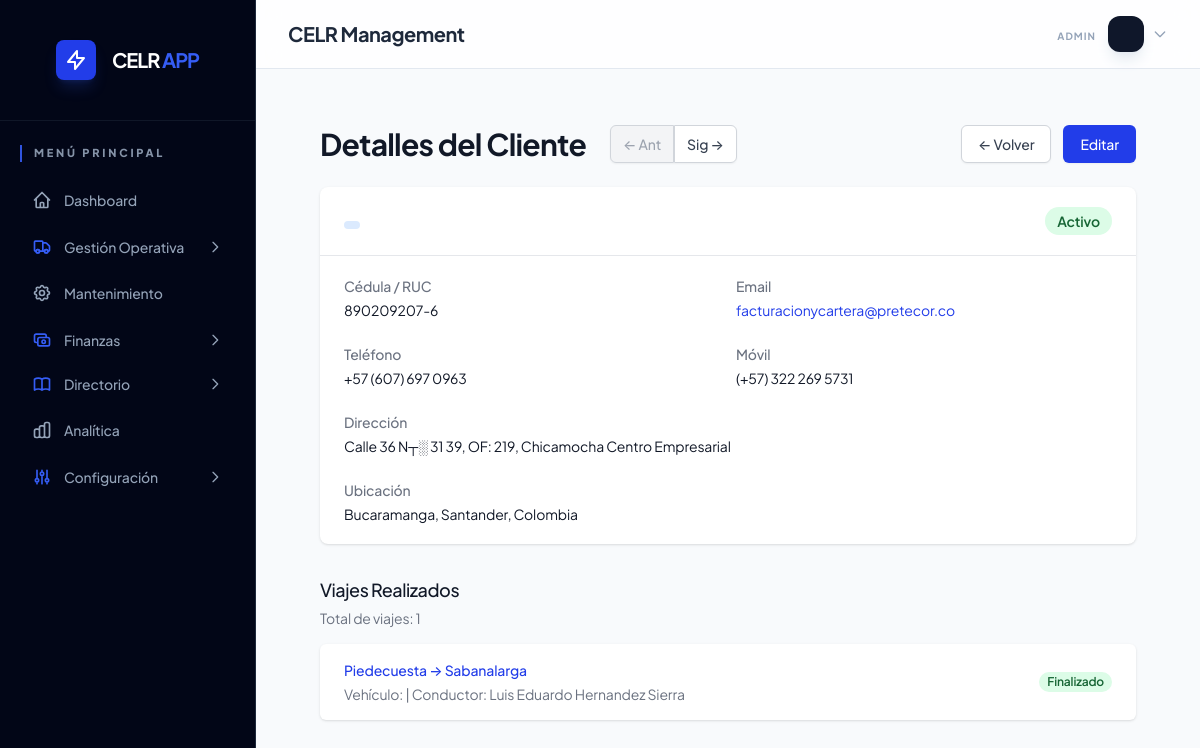
The app's page /client_details.php?id=2 (signed in) with its own data.
### tables this page shows
CREATE TABLE `clients` (
  `id` int(11) NOT NULL AUTO_INCREMENT,
  `person_type` enum('F+�sica','Jur+�dica') NOT NULL,
  `firstname` varchar(100) DEFAULT NULL,
  `lastname1` varchar(100) DEFAULT NULL,
  `lastname2` varchar(100) DEFAULT NULL,
  `business_name` varchar(200) DEFAULT NULL,
  `legal_id` varchar(50) DEFAULT NULL,
  `email` varchar(150) DEFAULT NULL,
  `phone` varchar(20) DEFAULT NULL,
  `mobile` varchar(20) DEFAULT NULL,
  `address` text DEFAULT NULL,
  `country` varchar(100) DEFAULT 'Costa Rica',
  `department` varchar(100) DEFAULT NULL,
  `city` varchar(100) DEFAULT NULL,
  `postal_code` varchar(20) DEFAULT NULL,
  `notes` text DEFAULT NULL,
  `active` tinyint(1) DEFAULT 1,
  `created_at` timestamp NOT NULL DEFAULT current_timestamp(),
  `updated_at` timestamp NOT NULL DEFAULT current_timestamp() ON UPDATE current_timestamp(),
  PRIMARY KEY (`id`),
  KEY `idx_person_type` (`person_type`),
  KEY `idx_active` (`active`),
  KEY `idx_business_name` (`business_name`),
  KEY `idx_lastname` (`lastname1`),
  KEY `idx_clients_active` (`active`)
);

CREATE TABLE `trips` (
  `id` int(11) NOT NULL AUTO_INCREMENT,
  `trip_type` enum('urbano','nacional','internacional') NOT NULL,
  `vehicle_id` int(11) NOT NULL,
  `client_id` int(11) DEFAULT NULL,
  `driver_id` int(11) NOT NULL,
  `material_id` int(11) DEFAULT NULL,
  `origin_point_id` int(11) DEFAULT NULL,
  `origin` varchar(255) DEFAULT NULL,
  `origin_city_id` int(11) DEFAULT NULL,
  `origin_state_id` int(11) DEFAULT NULL,
  `destination_point_id` int(11) DEFAULT NULL,
  `destination` varchar(255) DEFAULT NULL,
  `destination_city_id` int(11) DEFAULT NULL,
  `destination_state_id` int(11) DEFAULT NULL,
  `date_load` date DEFAULT NULL,
  `date_unload` date DEFAULT NULL,
  `kms_start` decimal(10,2) DEFAULT 0.00,
  `kms_end` decimal(10,2) DEFAULT 0.00,
  `kms_total` decimal(10,2) DEFAULT 0.00,
  `manifest_company` varchar(255) DEFAULT NULL,
  `manifest_company_id` int(11) DEFAULT NULL,
  `manifest_number` varchar(100) DEFAULT NULL,
  `manifest_date` date DEFAULT NULL,
  `weight_declared` decimal(10,2) DEFAULT 0.00,
  `weight_origin` decimal(10,2) DEFAULT 0.00,
  `weight_dest` decimal(10,2) DEFAULT 0.00,
  `flete_bruto` decimal(15,2) DEFAULT 0.00,
  `percent_rete_fuente` decimal(5,2) DEFAULT 0.00,
  `value_rete_fuente` decimal(15,2) DEFAULT 0.00,
  `percent_rete_ica` decimal(5,2) DEFAULT 0.00,
  `percent_iva` decimal(5,2) DEFAULT 0.00,
  `percent_rete_iva` decimal(5,2) DEFAULT 0.00,
  `value_rete_ica` decimal(15,2) DEFAULT 0.00,
  `value_iva` decimal(15,2) DEFAULT 0.00,
  `value_rete_iva` decimal(15,2) DEFAULT 0.00,
  `percent_deductible_3` decimal(5,2) DEFAULT 0.00,
  `value_deductible_3` decimal(15,2) DEFAULT 0.00,
  `value_deductible_4` decimal(15,2) DEFAULT 0.00,
  `value_deductible_5` decimal(15,2) DEFAULT 0.00,
  `value_deductible_6` decimal(15,2) DEFAULT 0.00,
  `total_deductibles` decimal(15,2) DEFAULT 0.00,
  `flete_neto` decimal(15,2) DEFAULT 0.00,
  `advance_owner` decimal(15,2) DEFAULT 0.00,
  `advance_owner_responsible` varchar(255) DEFAULT NULL,
  `advance_manifest` decimal(15,2) DEFAULT 0.00,
  `advance_manifest_to_driver` tinyint(1) DEFAULT 0,
  `commission_percent` decimal(5,2) DEFAULT 0.00,
  `commission_value` decimal(15,2) DEFAULT 0.00,
  `final_pay_expected` decimal(15,2) DEFAULT 0.00,
  `final_pay_received` decimal(15,2) DEFAULT 0.00,
  `settlement_status` enum('Pending','Partial','Complete','Cancelled') DEFAULT 'Pending',
  `settlement_notes` text DEFAULT NULL,
  `created_at` timestamp NOT NULL DEFAULT current_timestamp(),
  `updated_at` timestamp NOT NULL DEFAULT current_timestamp() ON UPDATE current_timestamp(),
  `created_by` int(11) DEFAULT NULL,
  `status` enum('En Progreso','Entregado','Finalizado','Cancelado') DEFAULT 'En Progreso',
  `delivery_proof_url` varchar(255) DEFAULT NULL,
  `manifest_file` varchar(255) DEFAULT NULL,
  PRIMARY KEY (`id`),
  KEY `material_id` (`material_id`),
  KEY `manifest_company_id` (`manifest_company_id`),
  KEY `created_by` (`created_by`),
  KEY `idx_trips_vehicle` (`vehicle_id`),
  KEY `idx_trips_driver` (`driver_id`),
  KEY `idx_trips_status` (`status`),
  KEY `idx_trips_date_load` (`date_load`),
  KEY `idx_client_id` (`client_id`),
  KEY `idx_trips_client` (`client_id`),
  KEY `idx_trips_settlement` (`settlement_status`),
  KEY `idx_trips_report_monthly` (`date_load`,`status`),
  KEY `origin_city_id` (`origin_city_id`),
  KEY `origin_state_id` (`origin_state_id`),
  KEY `destination_city_id` (`destination_city_id`),
  KEY `destination_state_id` (`destination_state_id`),
  CONSTRAINT `fk_trips_client` FOREIGN KEY (`client_id`) REFERENCES `clients` (`id`),
  CONSTRAINT `trips_ibfk_1` FOREIGN KEY (`vehicle_id`) REFERENCES `vehicles` (`id`),
  CONSTRAINT `trips_ibfk_2` FOREIGN KEY (`driver_id`) REFERENCES `personnel` (`id`),
  CONSTRAINT `trips_ibfk_3` FOREIGN KEY (`material_id`) REFERENCES `materials` (`id`),
  CONSTRAINT `trips_ibfk_4` FOREIGN KEY (`manifest_company_id`) REFERENCES `manifest_companies` (`id`),
  CONSTRAINT `trips_ibfk_5` FOREIGN KEY (`created_by`) REFERENCES `users` (`id`) ON DELETE SET NULL,
  CONSTRAINT `trips_ibfk_6` FOREIGN KEY (`origin_city_id`) REFERENCES `loc_cities` (`id`),
  CONSTRAINT `trips_ibfk_7` FOREIGN KEY (`origin_state_id`) REFERENCES `loc_states` (`id`),
  CONSTRAINT `trips_ibfk_8` FOREIGN KEY (`destination_city_id`) REFERENCES `loc_cities` (`id`),
  CONSTRAINT `trips_ibfk_9` FOREIGN KEY (`destination_state_id`) REFERENCES `loc_states` (`id`)
);

### client_details.php (the view, shortened to what this page needs)
<?php
require_once 'includes/header.php';
$id = $_GET['id'] ?? null;
$stmt = $pdo->prepare("SELECT * FROM clients WHERE id = ?");
$stmt->execute([$id]);
$client = $stmt->fetch();
$stmtPrev = $pdo->prepare("SELECT MAX(id) FROM clients WHERE id < ?");
$stmtPrev->execute([$id]);
$prevId = $stmtPrev->fetchColumn();
$stmtNext = $pdo->prepare("SELECT MIN(id) FROM clients WHERE id > ?");
$stmtNext->execute([$id]);
$nextId = $stmtNext->fetchColumn();
$stmt = $pdo->prepare("SELECT COUNT(*) FROM trips WHERE client_id = ?");
$stmt->execute([$id]);
$tripsCount = $stmt->fetchColumn();
$stmt = $pdo->prepare("
    SELECT t.*, v.placa, CONCAT(p.firstname, ' ', p.lastname) as driver_name
    FROM trips t
    LEFT JOIN vehicles v ON t.vehicle_id = v.id
    LEFT JOIN personnel p ON t.driver_id = p.id
    WHERE t.client_id = ?
    ORDER BY t.created_at DESC
    LIMIT 5
");
$stmt->execute([$id]);
$recentTrips = $stmt->fetchAll();
?>
<div class="max-w-7xl mx-auto px-4 sm:px-6 lg:px-8 py-6">
    <div class="md:flex md:items-center md:justify-between mb-6">
        <div class="flex-1 min-w-0 flex items-center">
            <h2 class="text-2xl font-bold leading-7 text-gray-900 sm:text-3xl sm:truncate">
                Detalles del Cliente
            </h2>
            <span class="inline-flex rounded-md shadow-sm ml-6">
                <?php if ($prevId): ?>
                    <a href="client_details.php?id=<?php echo $prevId; ?>"
                        class="inline-flex items-center px-3 py-2 border border-gray-300 text-sm font-medium rounded-l-md text-gray-700 bg-white hover:bg-gray-50"
                        title="Anterior">
                        &larr; Ant
                    </a>
                <?php else: ?>
                    <span
                        class="inline-flex items-center px-3 py-2 border border-gray-300 text-sm font-medium rounded-l-md text-gray-400 bg-gray-100 cursor-not-allowed">
                        &larr; Ant
                    </span>
                <?php endif; ?>
                <?php if ($nextId): ?>
                    <a href="client_details.php?id=<?php echo $nextId; ?>"
                        class="inline-flex items-center px-3 py-2 border border-gray-300 text-sm font-medium rounded-r-md text-gray-700 bg-white hover:bg-gray-50"
                        title="Siguiente">
                        Sig &rarr;
                    </a>
                <?php endif; ?>
            </span>
        </div>
        <div class="mt-4 flex md:mt-0 md:ml-4">
            <a href="clients.php"
                class="inline-flex items-center px-4 py-2 border border-gray-300 rounded-md shadow-sm text-sm font-medium text-gray-700 bg-white hover:bg-gray-50">
                ← Volver
            </a>
            <a href="client_form.php?id=<?php echo $client['id']; ?>"
                class="ml-3 inline-flex items-center px-4 py-2 border border-transparent rounded-md shadow-sm text-sm font-medium text-white bg-brand-600 hover:bg-brand-700">
                Editar
            </a>
        </div>
    </div>
    <div class="bg-white shadow overflow-hidden sm:rounded-lg">
        <div class="px-4 py-5 sm:px-6 flex justify-between items-center">
            <div>
                <p class="mt-1 max-w-2xl text-sm text-gray-500">
                    <span
                        class="inline-flex rounded-full px-2 py-1 text-xs font-semibold
                        <?php echo $client['person_type'] == 'Jurídica' ? 'bg-purple-100 text-purple-800' : 'bg-blue-100 text-blue-800'; ?>">
                    </span>
                </p>
            </div>
            <div>
                <?php if ($client['active']): ?>
                    <span class="inline-flex rounded-full bg-green-100 px-3 py-1 text-sm font-semibold text-green-800">
                        Activo
                    </span>
                <?php else: ?>
                    <span class="inline-flex rounded-full bg-red-100 px-3 py-1 text-sm font-semibold text-red-800">
                        Inactivo
                    </span>
                <?php endif; ?>
            </div>
        </div>
        <div class="border-t border-gray-200 px-4 py-5 sm:px-6">
            <dl class="grid grid-cols-1 gap-x-4 gap-y-6 sm:grid-cols-2">
                <?php if ($client['legal_id']): ?>
                    <div class="sm:col-span-1">
                        <dt class="text-sm font-medium text-gray-500">Cédula / RUC</dt>
                        <dd class="mt-1 text-sm text-gray-900">
                            <?php echo htmlspecialchars($client['legal_id']); ?>
                        </dd>
                    </div>
                <?php endif; ?>
                <?php if ($client['email']): ?>
                    <div class="sm:col-span-1">
                        <dt class="text-sm font-medium text-gray-500">Email</dt>
                        <dd class="mt-1 text-sm text-gray-900">
                            <a href="mailto:<?php echo htmlspecialchars($client['email']); ?>"
                                class="text-brand-600 hover:text-brand-900">
                                <?php echo htmlspecialchars($client['email']); ?>
                            </a>
                        </dd>
                    </div>
                <?php endif; ?>
                <?php if ($client['phone']): ?>
                    <div class="sm:col-span-1">
                        <dt class="text-sm font-medium text-gray-500">Teléfono</dt>
                        <dd class="mt-1 text-sm text-gray-900">
                            <?php echo htmlspecialchars($client['phone']); ?>
                        </dd>
                    </div>
                <?php endif; ?>
                <?php if ($client['mobile']): ?>
                    <div class="sm:col-span-1">
                        <dt class="text-sm font-medium text-gray-500">Móvil</dt>
                        <dd class="mt-1 text-sm text-gray-900">
                            <?php echo htmlspecialchars($client['mobile']); ?>
                        </dd>
                    </div>
                <?php endif; ?>
                <?php if ($client['address']): ?>
                    <div class="sm:col-span-2">
                        <dt class="text-sm font-medium text-gray-500">Dirección</dt>
                        <dd class="mt-1 text-sm text-gray-900">
                            <?php echo htmlspecialchars($client['address']); ?>
                        </dd>
                    </div>
                <?php endif; ?>
                <div class="sm:col-span-1">
                    <dt class="text-sm font-medium text-gray-500">Ubicación</dt>
                    <dd class="mt-1 text-sm text-gray-900">
                        <?php
                        $location = [];
                        if ($client['city'])
                            $location[] = $client['city'];
                        if ($client['department'])
                            $location[] = $client['department'];
                        if ($client['country'])
                            $location[] = $client['country'];
                        echo htmlspecialchars(implode(', ', $location) ?: 'No especificada');
                        ?>
                    </dd>
                </div>
            </dl>
        </div>
    </div>
    <div class="mt-8">
        <div class="sm:flex sm:items-center">
            <div class="sm:flex-auto">
                <h3 class="text-lg font-medium text-gray-900">Viajes Realizados</h3>
                <p class="mt-1 text-sm text-gray-500">Total de viajes:
                    <?php echo $tripsCount; ?>
                </p>
            </div>
        </div>
        <?php if (!empty($recentTrips)): ?>
            <div class="mt-4 bg-white shadow overflow-hidden sm:rounded-md">
                <ul role="list" class="divide-y divide-gray-200">
                    <?php foreach ($recentTrips as $trip): ?>
                        <li>
                            <a href="trip_details.php?id=<?php echo $trip['id']; ?>" class="block hover:bg-gray-50">
                                <div class="px-4 py-4 sm:px-6">
                                    <div class="flex items-center justify-between">
                                        <div class="flex-1">
                                            <p class="text-sm font-medium text-brand-600 truncate">
                                                <?php echo htmlspecialchars($trip['origin'] . ' → ' . $trip['destination']); ?>
                                            </p>
                                            <p class="mt-1 text-sm text-gray-500">
                                                Vehículo:
                                                <?php echo htmlspecialchars($trip['placa']); ?> |
                                                Conductor:
                                                <?php echo htmlspecialchars($trip['driver_name']); ?>
                                            </p>
                                        </div>
                                        <div class="ml-2 flex-shrink-0 flex">
                                            <p
                                                class="px-2 inline-flex text-xs leading-5 font-semibold rounded-full
                                                <?php echo match($trip['status']) {
                                                    'Finalizado' => 'bg-green-100 text-green-800',
                                                    'Entregado' => 'bg-blue-100 text-blue-800',
                                                    'Cancelado' => 'bg-red-100 text-red-800',
                                                    default => 'bg-amber-100 text-amber-800'
                                                }; ?>">
                                                <?php echo htmlspecialchars($trip['status']); ?>
                                            </p>
                                        </div>
                                    </div>
                                </div>
                            </a>
                        </li>
                    <?php endforeach; ?>
                </ul>
            </div>
        <?php else: ?>
            <div class="mt-4 bg-gray-50 border border-gray-200 rounded-lg p-6 text-center">
                <p class="text-sm text-gray-500">No hay viajes registrados para este cliente.</p>
            </div>
        <?php endif; ?>
    </div>
</div>
<?php include 'includes/footer.php'; ?>

### index.css (style rules this page uses)
:root { --brand-50: #eff6ff; --brand-100: #dbeafe; --brand-200: #bfdbfe; --brand-500: #3b82f6; --brand-600: #2563eb; --brand-700: #1d4ed8; --brand-800: #1e40af; --slate-50: #f8fafc; --slate-100: #f1f5f9; --slate-200: #e2e8f0; --slate-300: #cbd5e1; --slate-400: #94a3b8; --slate-500: #64748b; --slate-600: #475569; --slate-700: #334155; --slate-800: #1e293b; --slate-900: #0f172a; --slate-950: #020617; }
body { background-color: var(--slate-50); font-family: 'Plus Jakarta Sans', system-ui, -apple-system, sans-serif; color: var(--slate-800); -webkit-font-smoothing: antialiased; letter-spacing: -0.01em; }
h1, h2, h3, .font-bold { letter-spacing: -0.025em; }

### records on screen
clients: legal "890209207-6", email "facturacionycartera@pretecor.co", phone "+57 (607) 697 0963", mobile "(+57) 322 269 5731", address "Calle 36 N┬░ 31 39, OF: 219, Chicamocha Centro Empresarial"
trips: origin+destination "Piedecuesta → Sabanalarga", driver_name "Luis Eduardo Hernandez Sierra", status "Finalizado"

### other values on screen
$item['name'] "Dashboard"
$item['name'] "Gestión Operativa"
$item['name'] "Mantenimiento"
$item['name'] "Finanzas"
$item['name'] "Directorio"
$item['name'] "Analítica"
$item['name'] "Configuración"
$_SESSION['role'] "ADMIN"
implode(', ', $location) ?: 'No especificada' "Bucaramanga, Santander, Colombia"
$tripsCount "1"
